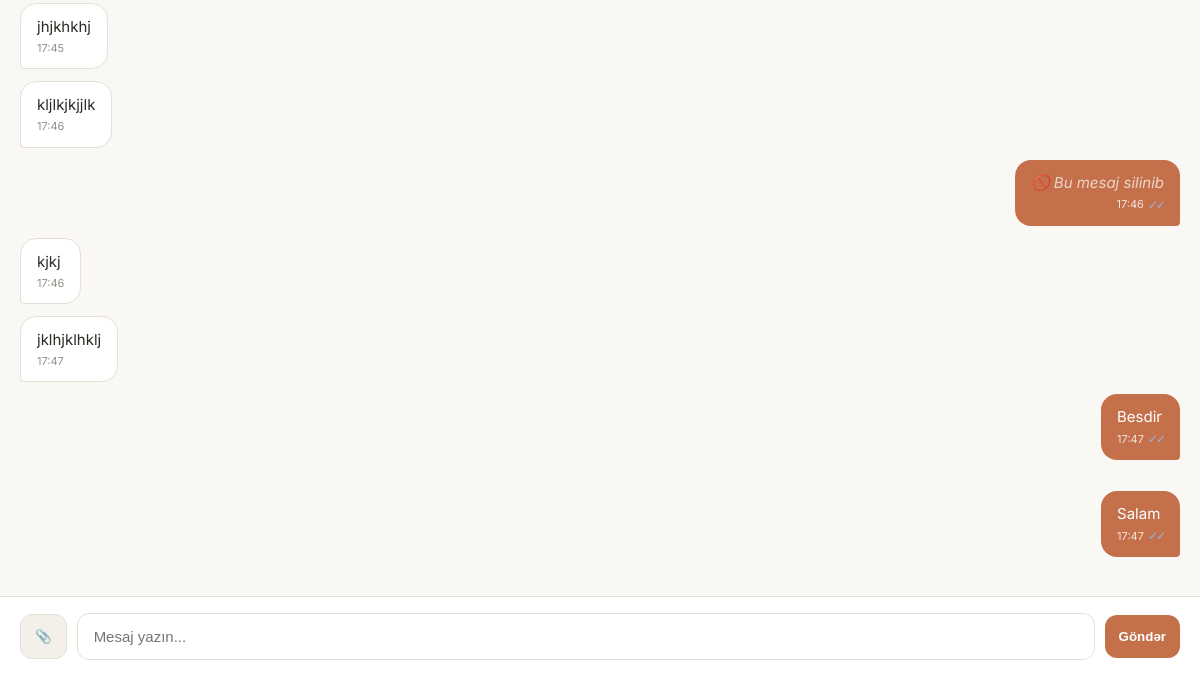
The page /panel/mesajlar/2/ (signed in, lower part) on the database as committed earlier.
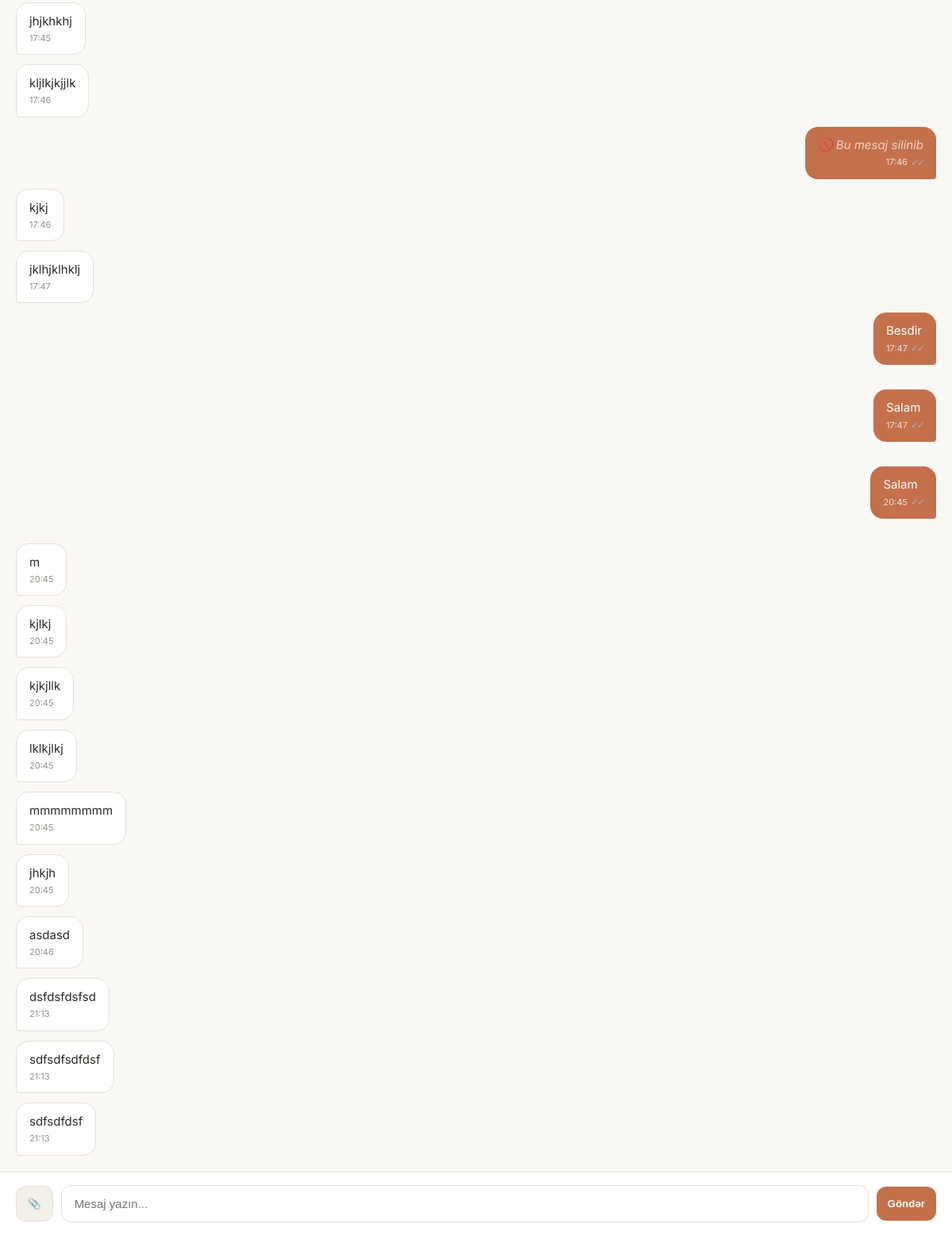
The same page on the database as committed later.
### messaging/models.py (models this page shows, shortened)
class Message(models.Model):
    conversation = models.ForeignKey(Conversation, on_delete=models.CASCADE, related_name='messages')
    sender = models.ForeignKey(User, on_delete=models.CASCADE, related_name='sent_messages')
    text = models.TextField(blank=True, null=True)
    image = models.ImageField(upload_to='chat_images/', blank=True, null=True)
    read_at = models.DateTimeField(null=True, blank=True)
    is_edited = models.BooleanField(default=False)
    is_deleted = models.BooleanField(default=False)
    created_at = models.DateTimeField(auto_now_add=True)
    updated_at = models.DateTimeField(auto_now=True)
    class Meta:
        ordering = ['created_at']

### messaging/views.py (the view)
# urls.py: path('<int:conversation_id>/', views.chat_room, name='chat_room'),
@login_required
def chat_room(request, conversation_id):
    conversation = get_object_or_404(
        Conversation,
        id=conversation_id,
        participants=request.user
    )
    messages = conversation.messages.all()
    unread_messages = (
        messages
        .exclude(sender=request.user)
        .filter(read_at__isnull=True)
    )
    unread_messages.update(
        read_at=timezone.now()
    )
    other_user = conversation.participants.exclude(
        id=request.user.id
    ).first()
    return render(
        request,
        "messaging/chat.html",
        {
            "conversation": conversation,
            "messages": messages,
            "other_user": other_user
        }
    )

### accounts/context_processors.py (called while the page is built)
def unread_message_count(request):
    if not request.user.is_authenticated:
        return {'unread_message_count': 0}
    count = Message.objects.filter(
        conversation__participants=request.user,
        read_at__isnull=True
    ).exclude(sender=request.user).count()
    return {'unread_message_count': count}

### templates/messaging/chat.html (shortened to what this page needs)
{% load static %}
<!DOCTYPE html>
<html lang="az">
<head>
</head>
<body>
<div class="chat-container" id="chatContainer">
    {% for msg in messages %}
        <div class="message-wrapper {% if msg.sender == request.user %}mine{% else %}other{% endif %}" id="msg-{{ msg.id }}">
            <div class="message-bubble" id="bubble-{{ msg.id }}">
                {% if msg.is_deleted %}
                    <span class="deleted-text">🚫 Bu mesaj silinib</span>
                {% else %}
                    <span id="text-{{ msg.id }}">{{ msg.text|default:"" }}</span>
                {% endif %}
                <div class="message-info">
                    {{ msg.created_at|time:"H:i" }}
                    {% if msg.sender == request.user %}
                        <span class="ticks {% if msg.read_at %}read{% endif %}" id="tick-{{ msg.id }}">{% if msg.read_at %}✓✓{% else %}✓{% endif %}</span>
                    {% endif %}
                </div>
            </div>
        </div>
    {% endfor %}
</div>
<div class="chat-input-area">
    <button class="file-btn" onclick="document.getElementById('imageInput').click()">📎</button>
    <input type="text" id="messageInput" placeholder="Mesaj yazın..." autocomplete="off">
    <button class="send-btn" onclick="sendMessage()">Göndər</button>
</div>
</body>
</html>

Rows that differ between the two databases and show on the page:
added Message: text "Salam", created_at "20:45"
added Message: text "m", created_at "20:45"
added Message: text "kjlkj", created_at "20:45"
added Message: text "kjkjllk", created_at "20:45"
added Message: text "lklkjlkj", created_at "20:45"
added Message: text "mmmmmmmm", created_at "20:45"
added Message: text "jhkjh", created_at "20:45"
added Message: text "asdasd", created_at "20:46"
added Message: text "dsfdsfdsfsd", created_at "21:13"
added Message: text "sdfsdfsdfdsf", created_at "21:13"
added Message: text "sdfsdfdsf", created_at "21:13"
